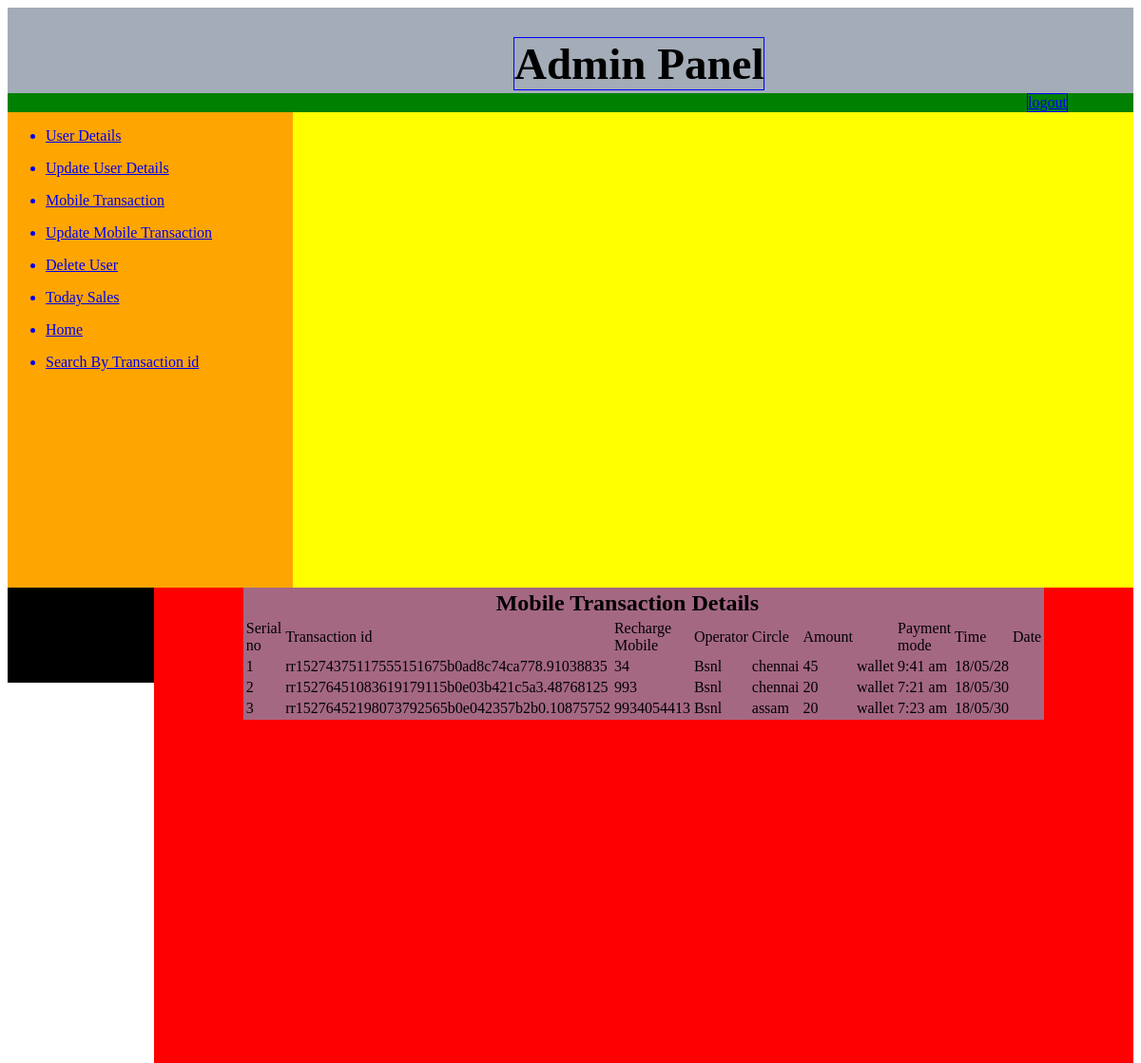
The app's page /admin/mobile_transaction_details.php (signed in) with its own data.
### tables this page shows
CREATE TABLE `admin_menu` (
  `adm_menu_id` int(20) NOT NULL,
  `adm_menu_name` varchar(30) NOT NULL
);

CREATE TABLE `mobile_transaction` (
  `mobile_payment_transaction_id` varchar(100) NOT NULL,
  `recharged_mobile_no` varchar(20) NOT NULL,
  `recharged_operator` varchar(20) NOT NULL,
  `recharged_circle` varchar(20) NOT NULL,
  `recharged_amount` int(20) NOT NULL,
  `payment_mode` varchar(20) NOT NULL,
  `time` varchar(20) NOT NULL,
  `date` varchar(20) NOT NULL
);

### admin/mobile_transaction_details.php (the view, shortened to what this page needs)
<html>
      <head>
            <link rel="stylesheet" type="text/css" href="style/mystyle.css">
      </head>
      <body>
            <div id="header">
                <h1>Admin Panel</h1>
            </div>
            <div id="logout">
                <a href="admin_logout.php">logout</a>
            </div>
            <div class="content">
                 <div id="left">
                      <?php
                         try{
                              $database=new Connection();
                              $db=$database->openConnection();
                              $stm=$db->prepare("select * from admin_menu");
                              $stm->execute();
                              $stm->setFetchMode(PDO::FETCH_ASSOC);
                              while($data=$stm->fetch())
                                    {
                                       $menu_name=$data['adm_menu_name'];
                                       $menu_id=$data['adm_menu_id'];
                                       ?>
                                       <ul>
                                             <a href="admin_menu.php?menu_id=<?php echo $menu_id?>"><li><?php echo $menu_name ?></li></a>
                                       </ul>
                                   <?php }
                            }
                         catch(PDOExecption $e)
                            {
                              echo "there is some problem in connection";
                            }
                   ?>
                 </div>
                 <div id="right">
                       <table width="70%" bgcolor="A56883" align="center">
                             <tr>
                                  <td colspan="9"><center><b><font size="5">Mobile Transaction Details</font></b></center></td>
                             </tr>
                             <tr>
                                  <td>Serial no</td>
                                  <td>Transaction id</td>
                                  <td>Recharge Mobile</td>
                                  <td>Operator</td>
                                  <td>Circle</td>
                                  <td>Amount<td/>
                                  <td>Payment mode</td>
                                  <td>Time</td>
                                  <td>Date</td>
                             </tr>
                             <?php
                                  $count=0;
                                  $stm=$db->prepare("select * from mobile_transaction");
                                  $stm->execute();
                                  $stm->setFetchMode(PDO::FETCH_ASSOC);
                                  while($data=$stm->fetch())
                                      {
                                          $count++;
                                          $id=$data['mobile_payment_transaction_id'];
                                          $mobile=$data['recharged_mobile_no'];
                                          $operator=$data['recharged_operator'];
                                          $circle=$data['recharged_circle'];
                                          $amount=$data['recharged_amount'];
                                          $payment_mode=$data['payment_mode'];
                                          $time=$data['time'];
                                          $date=$data['date'];
                             ?>
                                  <tr>
                                      <td><?php echo $count;?></td>
                                      <td> <?php echo $id;?> </td>
                                      <td> <?php echo $mobile;?> </td>
                                      <td> <?php echo $operator;?> </td>
                                      <td> <?php echo $circle;?> </td>
                                      <td> <?php echo $amount;?> </td>
                                      <td> <?php echo $payment_mode;?> </td>
                                      <td> <?php echo $time;?> </td>
                                      <td> <?php echo $date;?> </td>
                                  </tr>
                             <?php
                                     }
                             ?>
                       </table>
                 </div>
            </div>
      </body>
</html>

### admin/style/mystyle.css (style rules this page uses)
body { background-color:white; }
#header { width:100%; height:90px; margin-right:auto; margin-left:auto; background:#a3acb7; }
#header h1 { display:block; font-size:47px; position: absolute; border: 1px solid blue; left: 45%; }
#logout a { position: absolute; border: 1px solid blue; left: 90%; }
.content { width:100%; height:500px; background:yellow; }
#left { width:300px; height:500px; background:orange; float:left; }
#logout { width:100%; height:20px; background:green; }
#right { width:1030px; height:500px; background:red; float:right; }

### records on screen
admin_menu: adm_menu_name "User Details"
admin_menu: adm_menu_name "Update User Details"
admin_menu: adm_menu_name "Mobile Transaction"
admin_menu: adm_menu_name "Update Mobile Transaction"
admin_menu: adm_menu_name "Delete User"
admin_menu: adm_menu_name "Today Sales"
admin_menu: adm_menu_name "Home"
admin_menu: adm_menu_name "Search By Transaction id"
mobile_transaction: mobile_payment_transaction_id "rr15274375117555151675b0ad8c74ca778.91038835", recharged_mobile_no "34", recharged_operator "Bsnl", recharged_circle "chennai", recharged_amount "45", payment_mode "wallet", time "9:41 am", date "18/05/28"
mobile_transaction: mobile_payment_transaction_id "rr15276451083619179115b0e03b421c5a3.48768125", recharged_mobile_no "993", recharged_operator "Bsnl", recharged_circle "chennai", recharged_amount "20", payment_mode "wallet", time "7:21 am", date "18/05/30"
mobile_transaction: mobile_payment_transaction_id "rr15276452198073792565b0e042357b2b0.10875752", recharged_mobile_no "9934054413", recharged_operator "Bsnl", recharged_circle "assam", recharged_amount "20", payment_mode "wallet", time "7:23 am", date "18/05/30"
